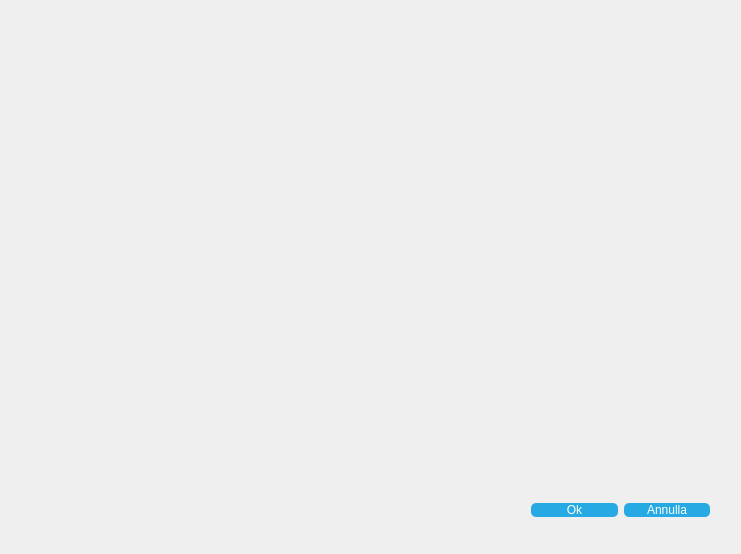
<?xml version="1.0" encoding="UTF-8"?>
<ui version="4.0">
 <class>CropDialog</class>
 <widget class="QDialog" name="CropDialog">
  <property name="geometry">
   <rect>
    <x>0</x>
    <y>0</y>
    <width>741</width>
    <height>554</height>
   </rect>
  </property>
  <property name="windowTitle">
   <string>CropDialog</string>
  </property>
  <widget class="QWidget" name="horizontalLayoutWidget">
   <property name="geometry">
    <rect>
     <x>520</x>
     <y>480</y>
     <width>201</width>
     <height>61</height>
    </rect>
   </property>
   <layout class="QHBoxLayout" name="horizontalLayout">
    <item>
     <widget class="QPushButton" name="okButton">
      <property name="styleSheet">
       <string notr="true">QPushButton
{
  color: white;
  background-color: #27a9e3;
  border-width: 0px;
  border-radius: 5px;
}

QPushButton:hover { background-color: #0080FF; }</string>
      </property>
      <property name="text">
       <string>Ok</string>
      </property>
     </widget>
    </item>
    <item>
     <widget class="QPushButton" name="cancelButton">
      <property name="styleSheet">
       <string notr="true">QPushButton
{
  color: white;
  background-color: #27a9e3;
  border-width: 0px;
  border-radius: 5px;
}

QPushButton:hover { background-color: #0080FF; }</string>
      </property>
      <property name="text">
       <string>Annulla</string>
      </property>
     </widget>
    </item>
   </layout>
  </widget>
  <widget class="QLabel" name="imageLabel">
   <property name="geometry">
    <rect>
     <x>40</x>
     <y>30</y>
     <width>661</width>
     <height>421</height>
    </rect>
   </property>
   <property name="styleSheet">
    <string notr="true">QLabel{
rgb(175, 175, 175);
}</string>
   </property>
   <property name="text">
    <string/>
   </property>
   <property name="alignment">
    <set>Qt::AlignCenter</set>
   </property>
  </widget>
 </widget>
 <layoutdefault spacing="6" margin="11"/>
 <resources/>
 <connections/>
</ui>
